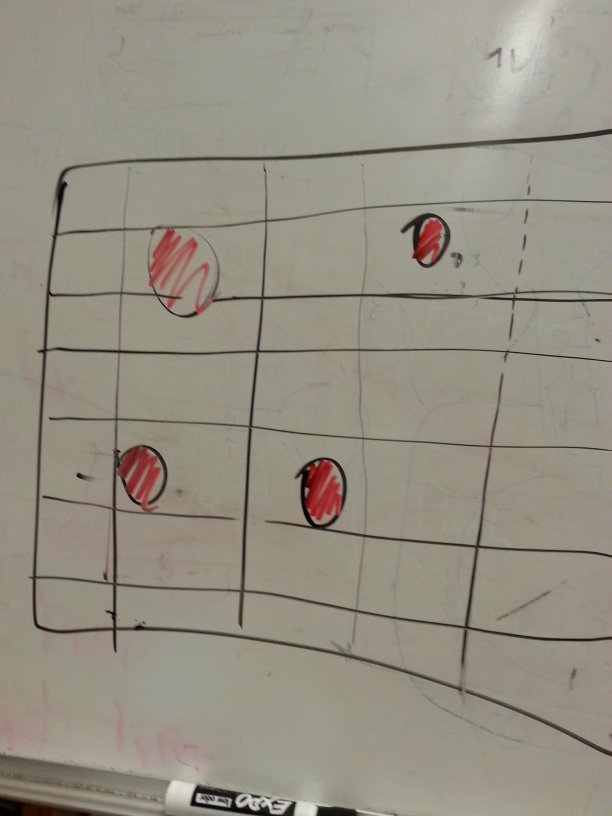
#> input picture vision/test2.jpg, 612 x 816 px
$ python main.py   (older library calls are emulated)
#> lines starting #> are read from the running program, lines starting #| are printed output that depends on the picture; after the words box and inside, x2 and y2 are one past the last pixel; in counts of white or black regions, pixels touching at a corner belong together
import numpy as np
import cv2
import cv2.cv as cv

img = cv2.imread('test2.jpg', cv2.CV_LOAD_IMAGE_COLOR)
#> img is the input picture: shape (816, 612, 3); mean B, G, R 131.2, 144.5, 149.6

cimg = cv2.cvtColor(img,cv2.COLOR_BGR2GRAY)
cimg = cv2.medianBlur(cimg,5)
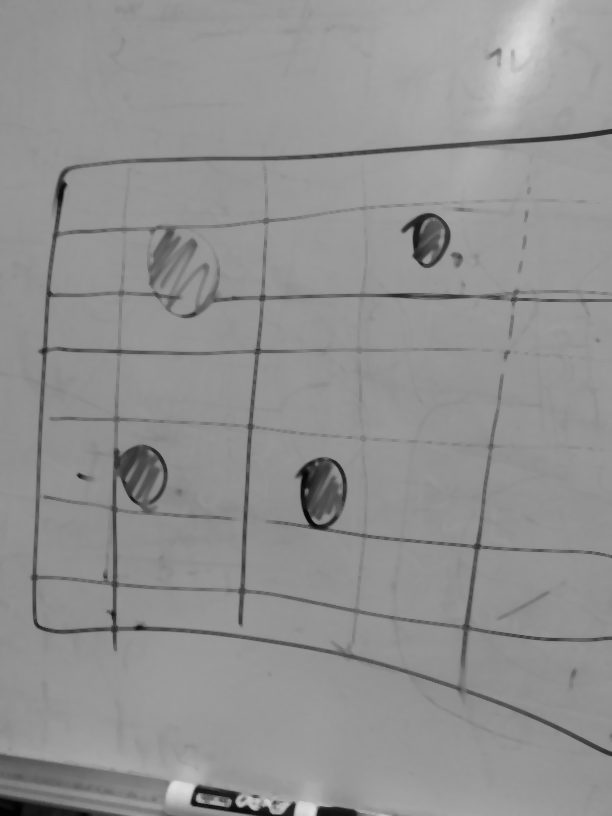
#> cimg: shape (816, 612); min 1, max 223, mean 145.3

circles = cv2.HoughCircles(cimg,cv.CV_HOUGH_GRADIENT,1,20, param1=50,param2=59, minRadius=5,maxRadius=330)
#> circles = [[185.5, 287.5, 28.9], [221.5, 310.5, 43.6], [138.5, 474.5, 26.6], [426.5, 236.5, 23.4], [319.5, 479.5, 21.3]]
circles = np.uint16(np.around(circles))
#> circles = [[186, 288, 29], [222, 310, 44], [138, 474, 27], [426, 236, 23], [320, 480, 21]]
for c in circles[0,:]:
    # draw the outer circle
    cv2.circle(img,(c[0],c[1]),c[2],(0,255,0),2)
    # draw the center of the circle
    cv2.circle(img,(c[0],c[1]),2,(0,0,255),3)
#> this loop made 5 passes
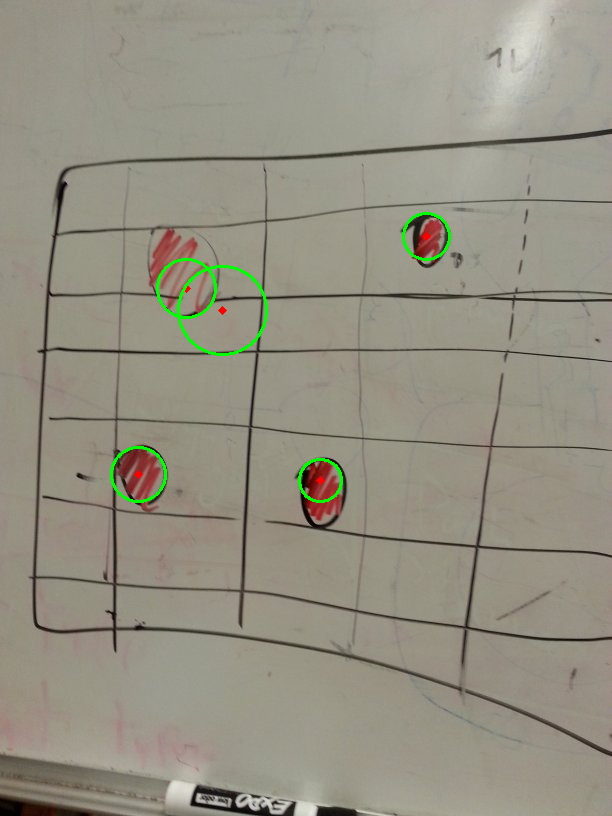
#> img: shape (816, 612, 3); 0.58% of pixels changed, all inside (x1, y1, x2, y2) = (110, 212, 451, 503)

cv2.imshow('Detected Circles',img)
cv2.waitKey(0)
cv2.destroyAllWindows()

$ run again, with vision/arena.jpg copied over vision/test2.jpg
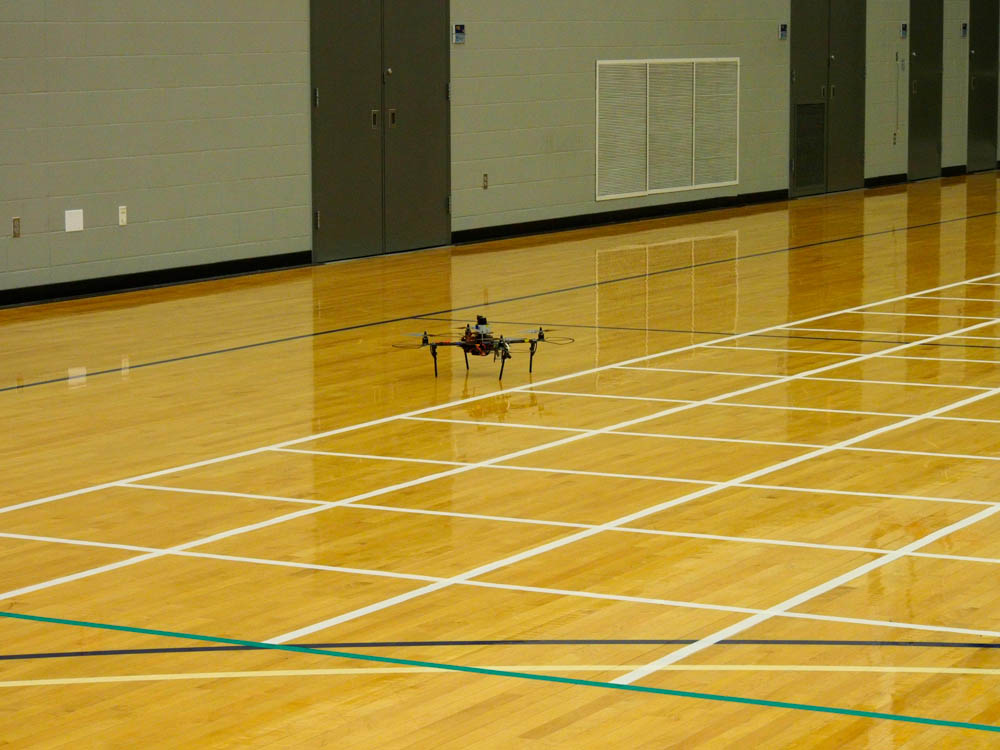
#> input picture vision/arena.jpg, 1000 x 750 px
#> img is the input picture: shape (750, 1000, 3); mean B, G, R 60.6, 136.9, 161.7
#> `cimg = cv2.cvtColor(img,cv2.COLOR_BGR2GRAY)`:
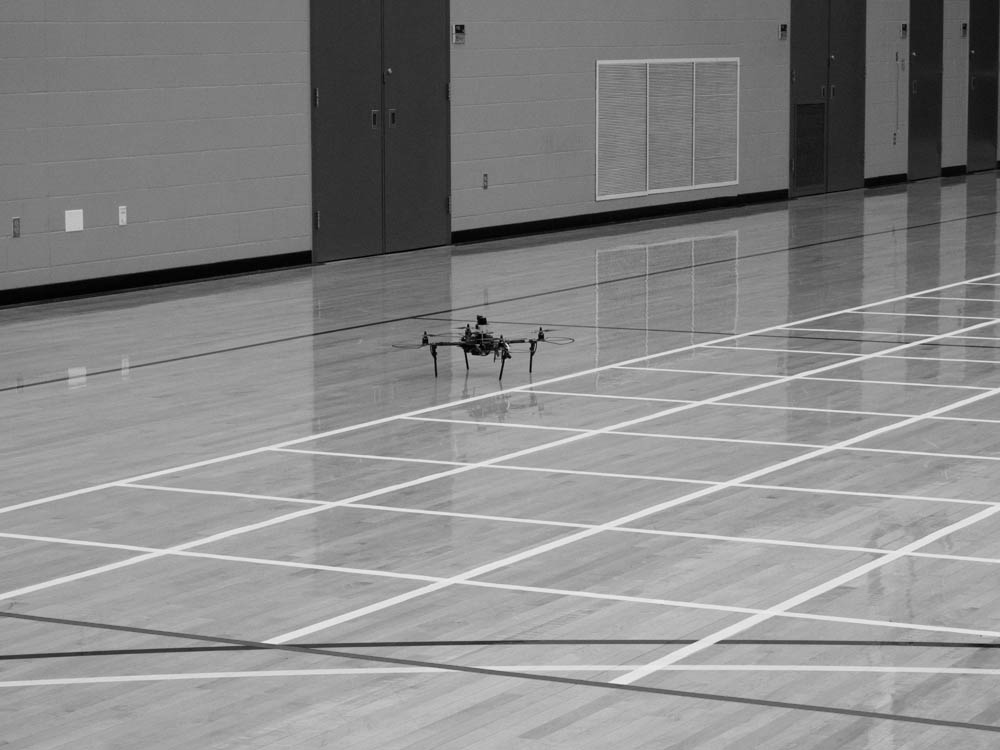
#> cimg: shape (750, 1000); min 0, max 239, mean 135.6
#> `circles = cv2.HoughCircles(cimg,cv.CV_HOUGH_GRADIENT,1,20, param1=50,p..`: circles = 64 rows, first 8: [642.5, 466.5, 190.8], [499.5, 498.5, 175.4], [644.5, 334.5, 143.5], [621.5, 367.5, 156.7], [610.5, 300.5, 124.8], [426.5, 457.5, 121.5], [670.5, 476.5, 123.6], [609.5, 509.5, 155.6]
#> `circles = np.uint16(np.around(circles))`: circles = 64 rows, first 8: [642, 466, 191], [500, 498, 175], [644, 334, 144], [622, 368, 157], [610, 300, 125], [426, 458, 122], [670, 476, 124], [610, 510, 156]
#> the loop `for c in circles[0,:]:` made 64 passes
#> after the loop `for c in circles[0,:]:`:
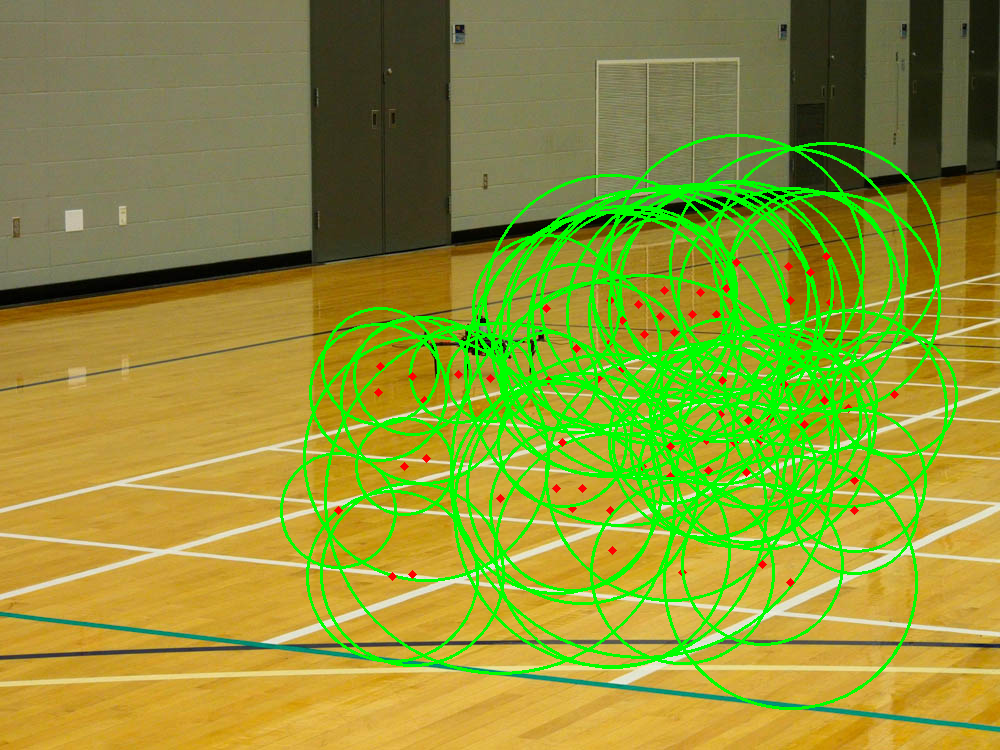
#> img: shape (750, 1000, 3); 12.15% of pixels changed, all inside (x1, y1, x2, y2) = (280, 134, 958, 710)
